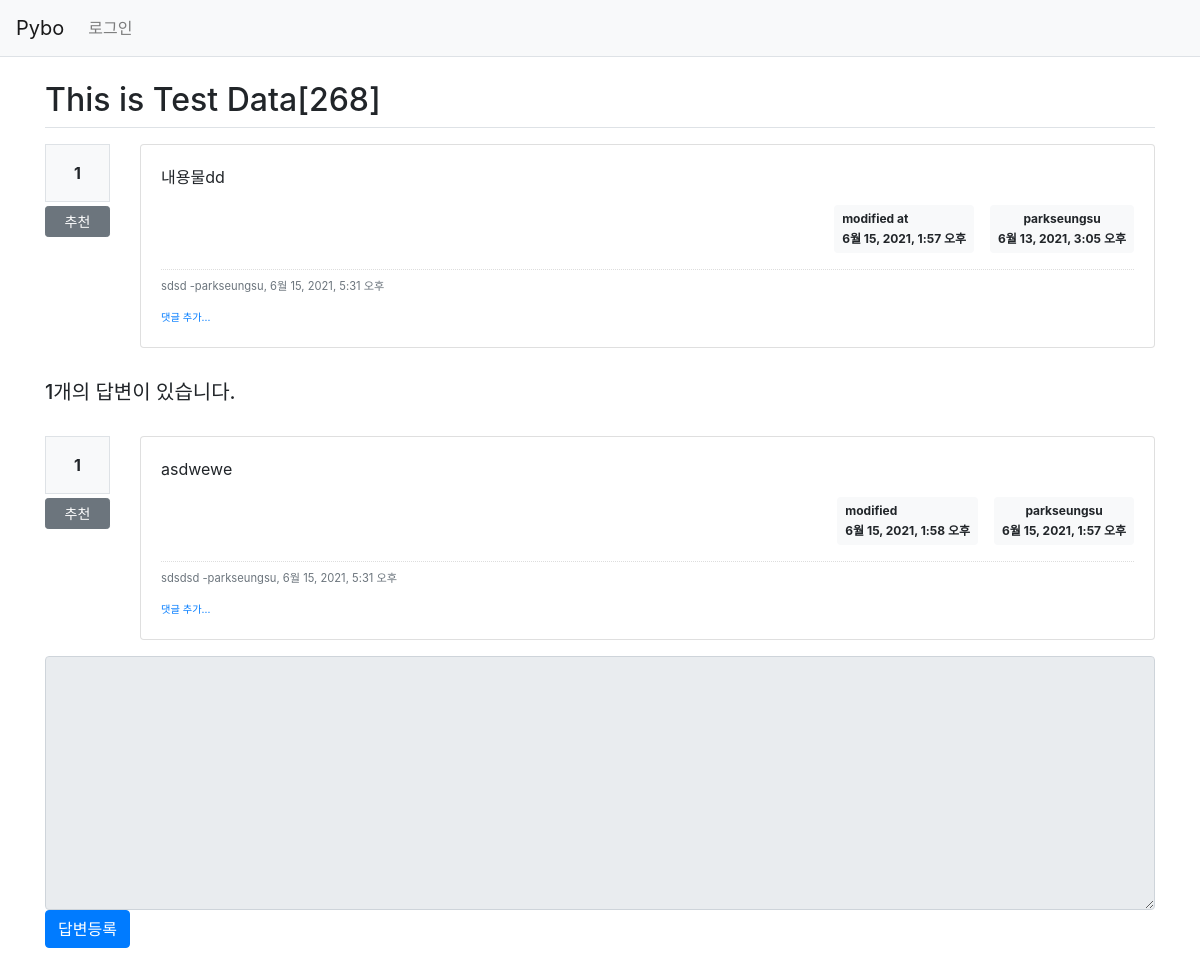
Page /pybo/303/ on the earlier database version.
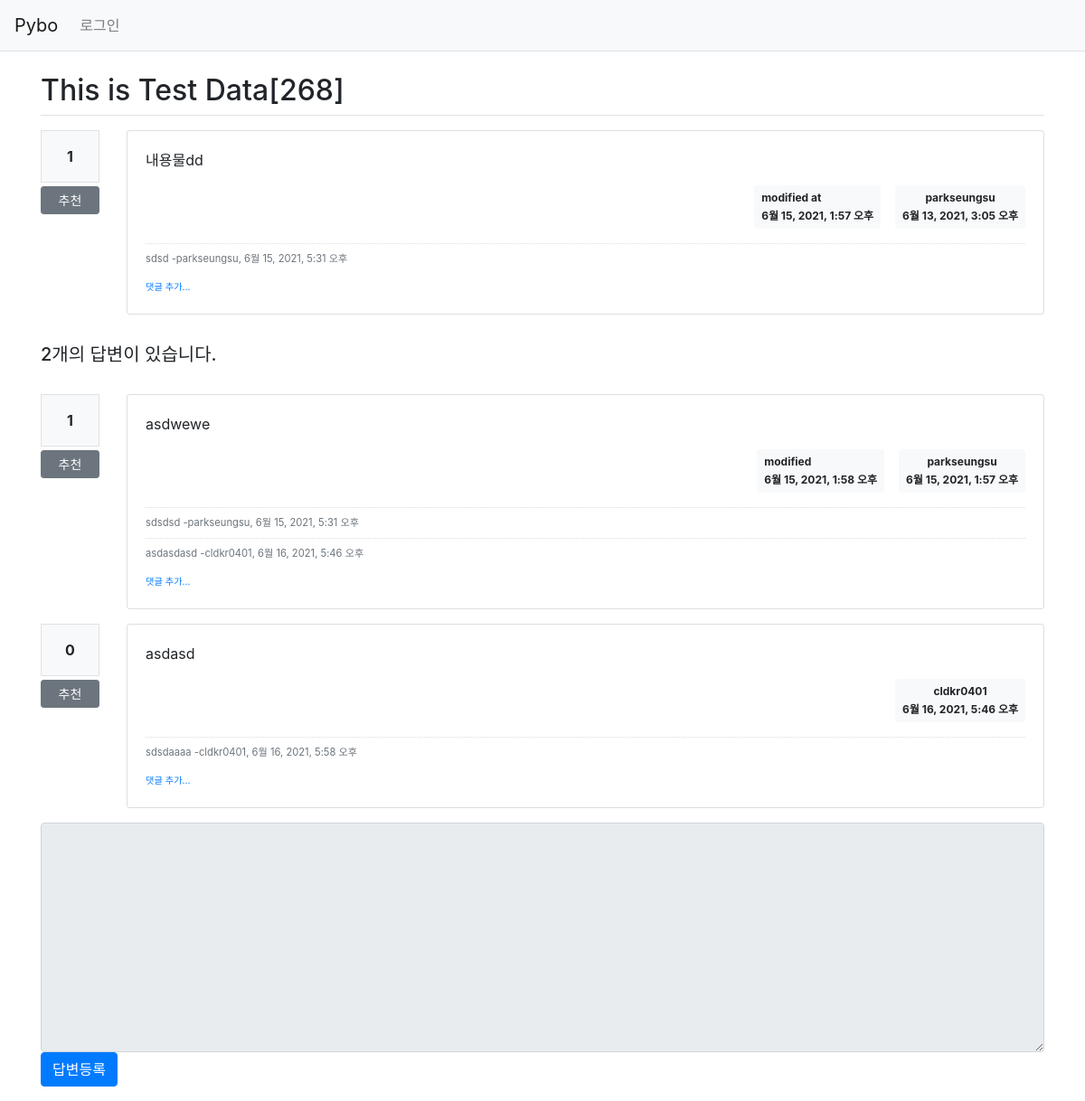
Same page on the later database version.
### pybo/models.py (models this page shows, shortened)
class Comment(models.Model):
    author = models.ForeignKey(User,on_delete=models.CASCADE,related_name='author_name')
    content = models.TextField()
    create_date = models.DateTimeField()
    modify_date = models.DateTimeField(null=True,blank=True)
    question = models.ForeignKey(Question,null=True,blank=True,on_delete=models.CASCADE)
    answer = models.ForeignKey(Answer,null=True,blank=True,on_delete=models.CASCADE)

class Question(models.Model):
    subject = models.CharField(max_length=200)
    content = models.TextField()
    create_date = models.DateTimeField()
    author = models.ForeignKey(User,on_delete=models.CASCADE,null=True,related_name='author_question')
    modify_date = models.DateTimeField(null=True,blank=True)
    voter = models.ManyToManyField(User, related_name='voter_question')

class Answer(models.Model):
    question = models.ForeignKey(Question, on_delete=models.CASCADE)
    content = models.TextField()
    create_date = models.DateTimeField()
    author = models.ForeignKey(User,on_delete=models.CASCADE,null=True)
    modify_date = models.DateTimeField(null=True,blank=True)
    voter = models.ManyToManyField(User,related_name='voter_answer')

### pybo/views/base_views.py (the view)
def detail(request, question_id):
    question = get_object_or_404(Question,pk=question_id)
    context = {'question': question}
    return render(request,'pybo/question_detail.html',context)

### pybo/templatetags/pybo_filter.py (called while the page is built)
@register.filter
def mark(value):
    extensions = ['nl2br','fenced_code']
    return mark_safe(markdown.markdown(value,extensions=extensions))

### templates/pybo/question_detail.html (shortened to what the changed rows need)
{% extends 'base.html' %}
{% load pybo_filter %}
{% block content %}
<div class = 'container my-3'>
    <h2 class="border-bottom py-2">{{question.subject}}</h2>
    <div class="row my-3">
        <div class="col-1">
            <div class="bg-light text-center p-3 border font-weight-bolder mb-1">{{question.voter.count}}</div>
            <a href="#" data-uri="{% url 'pybo:vote_question' question.id %}"
            class="recommend btn btn-sm btn-secondary btn-block my-1">추천</a>
        </div>
        <div class="col-11">
            <div class="card">
                <div class="card-body">
                    <div class="card-text">{{question.content|mark}}</div>
                    <div class="d-flex justify-content-end">
                        {% if question.modify_date %}
                        <div class="badge badge-light p-2 text-left mx-3">
                            <div class="mb-2">modified at</div>
                            <div>{{question.modify_date}}</div>
                        </div>
                        {% endif %}
                        <div class="badge badge-light p-2">
                            <div class="mb-2">{{ question.author.username}}</div>
                            <div>{{question.create_date}}</div>
                        </div>
                    </div>
                                {% if question.comment_set.count > 0 %}
                    <div class="mt-3">
                        {% for comment in question.comment_set.all %}
                        <div class="comment py-2 text-muted">
                            <span style="white-space: pre-line;">{{comment.content}}</span>
                            <span>
                                -{{comment.author}}, {{comment.create_date}}
                            </span>
                        </div>
                        {% endfor %}
                    </div>
                    {% endif %}
                </div>
            </div>
        </div>
    </div>
    <h5 class="border-bootom my-3 py-3">{{question.answer_set.count}}개의 답변이 있습니다.</h5>
    {% for answer in question.answer_set.all %}
    <div class='row my-3'>
        <div class="col-1">
            <div class="bg-light text-center p-3 border font-weight-bolder mb-1">{{answer.voter.count}}</div>
            <a href="#" data-uri="{% url 'pybo:vote_answer' answer.id %}"
                class="recommend btn btn-sm btn-secondary btn-block my-1">추천</a>
        </div>
        <div class="col-11">
            <div class="card">
                <div class="card-body">
                    <div class="card-text">{{answer.content|mark}}</div>
                    <div class="d-flex justify-content-end">
                        {% if answer.modify_date %}
                        <div class="badge badge-light p-2 text-left mx-3">
                            <div class="mb-2">modified</div>
                            <div>{{answer.modify_date}}</div>
                        </div>
                        {% endif %}
                        <div class="badge badge-light p-2">
                            <div class="mb-2">{{ answer.author.username }}</div>
                            <div>{{answer.create_date}}</div>
                        </div>
                    </div>
                    {% if answer.comment_set.count > 0 %}
                    <div class="mt-3">
                        {% for comment in answer.comment_set.all %}
                        <div class="comment py-2 text-muted">
                            <span style="white-space: pre-line;">{{comment.content}}</span>
                            <span>
                                -{{comment.author}}, {{comment.create_date}}
                            </span>
                        </div>
                        {% endfor %}
                    </div>
                    {% endif %}
                    <div>
                        <a href="{% url 'pybo:comment_create_answer' answer.id %}"
                        class="small"><small>댓글 추가...</small></a>
                    </div>
                </div>
            </div>
        </div>
    </div>
    {% endfor %}
    <form action="{% url 'pybo:answer_create' question.id %}" method="POST" class="my-3">
        <div class="form-group">
        </div>
    </form>
</div>
{% endblock %}

Differences in the rows shown:
computed for Question "This is Test Data[268]": answer_set.count "1" → "2"
added Comment: content "asdasdasd", author "cldkr0401", create_date "6월 16, 2021, 5:46 오후", shown under Answer "asdwewe"
added Answer: voter.count "0", content|mark "asdasd", author.username "cldkr0401", create_date "6월 16, 2021, 5:46 오후"
added Comment: content "sdsdaaaa", author "cldkr0401", create_date "6월 16, 2021, 5:58 오후", shown under "0"
